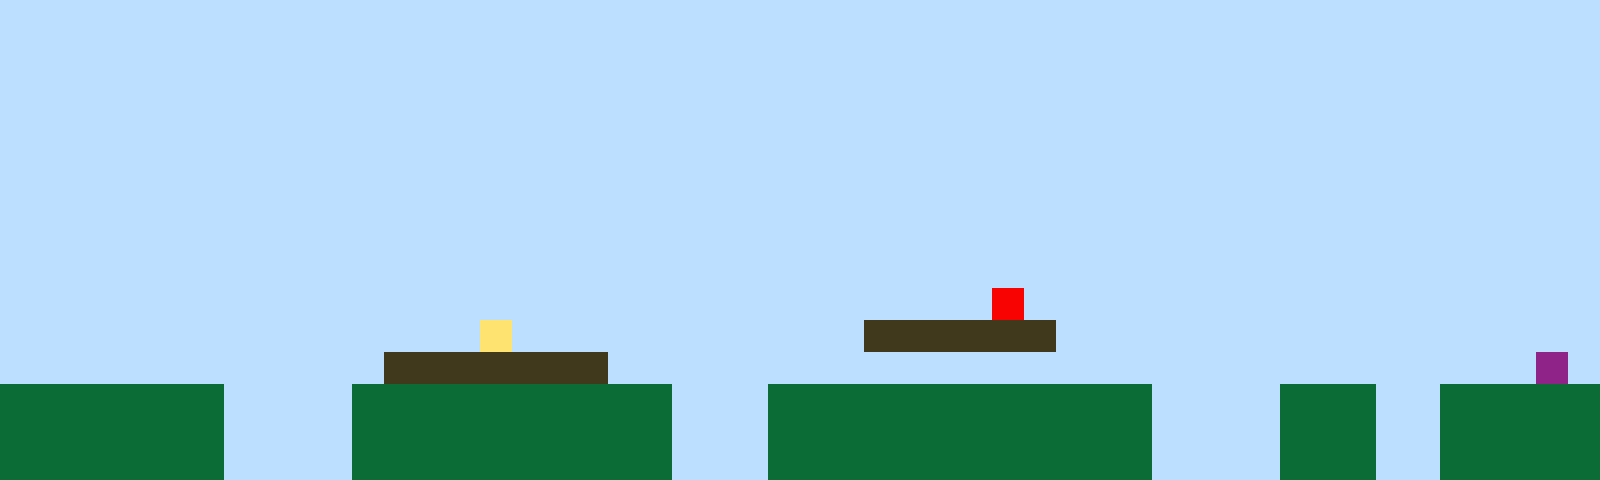

Rendered tile map (Tiled .tmx) drawn with the repository's tilesets; below, a short description and the full map source, tile grids included:
An orthogonal 50x15 tile map with 32x32 px tiles, 1 tile layer (Tile Layer 1).

<map version="1.10" tiledversion="1.11.2" orientation="orthogonal" renderorder="right-up" width="50" height="15" tilewidth="32" tileheight="32" infinite="0" nextlayerid="2" nextobjectid="1"><editorsettings><export target="map1.csv" format="csv" /></editorsettings><tileset firstgid="1" name="sprites" tilewidth="32" tileheight="32" tilecount="6" columns="3"><image source="sprites.png" width="96" height="64" /></tileset><layer id="1" name="Tile Layer 1" width="50" height="15"><data encoding="csv">1,1,1,1,1,1,1,1,1,1,1,1,1,1,1,1,1,1,1,1,1,1,1,1,1,1,1,1,1,1,1,1,1,1,1,1,1,1,1,1,1,1,1,1,1,1,1,1,1,1,1,1,1,1,1,1,1,1,1,1,1,1,1,1,1,1,1,1,1,1,1,1,1,1,1,1,1,1,1,1,1,1,1,1,1,1,1,1,1,1,1,1,1,1,1,1,1,1,1,1,1,1,1,1,1,1,1,1,1,1,1,1,1,1,1,1,1,1,1,1,1,1,1,1,1,1,1,1,1,1,1,1,1,1,1,1,1,1,1,1,1,1,1,1,1,1,1,1,1,1,1,1,1,1,1,1,1,1,1,1,1,1,1,1,1,1,1,1,1,1,1,1,1,1,1,1,1,1,1,1,1,1,1,1,1,1,1,1,1,1,1,1,1,1,1,1,1,1,1,1,1,1,1,1,1,1,1,1,1,1,1,1,1,1,1,1,1,1,1,1,1,1,1,1,1,1,1,1,1,1,1,1,1,1,1,1,1,1,1,1,1,1,1,1,1,1,1,1,1,1,1,1,1,1,1,1,1,1,1,1,1,1,1,1,1,1,1,1,1,1,1,1,1,1,1,1,1,1,1,1,1,1,1,1,1,1,1,1,1,1,1,1,1,1,1,1,1,1,1,1,1,1,1,1,1,1,1,1,1,1,1,1,1,1,1,1,1,1,1,1,1,1,1,1,1,1,1,1,1,1,1,1,1,1,1,1,1,1,1,1,1,1,1,1,1,1,1,1,1,1,1,1,1,1,1,1,1,1,1,1,1,1,1,1,1,1,1,1,1,1,1,1,1,1,1,1,1,1,1,1,1,1,1,1,1,1,1,1,1,1,1,1,1,1,1,1,1,1,1,1,1,1,1,1,1,1,1,1,1,1,1,1,1,1,1,1,1,1,1,1,1,1,1,1,1,1,1,1,1,1,1,1,1,1,1,1,1,1,1,1,1,1,1,1,1,1,1,1,1,1,1,1,1,1,1,1,1,1,1,1,1,1,1,1,1,1,1,1,1,1,1,1,1,1,1,1,1,1,1,1,1,5,1,1,1,1,1,1,1,1,1,1,1,1,1,1,1,1,1,1,1,1,1,1,1,1,1,1,1,1,1,1,1,1,1,4,1,1,1,1,1,1,1,1,1,1,1,3,3,3,3,3,3,1,1,1,1,1,1,1,1,1,1,1,1,1,1,1,1,1,1,1,1,1,1,1,1,1,1,1,1,1,3,3,3,3,3,3,3,1,1,1,1,1,1,1,1,1,1,1,1,1,1,1,1,1,1,1,1,1,1,1,1,1,1,1,1,1,6,1,2,2,2,2,2,2,2,1,1,1,1,2,2,2,2,2,2,2,2,2,2,1,1,1,2,2,2,2,2,2,2,2,2,2,2,2,1,1,1,1,2,2,2,1,1,2,2,2,2,2,2,2,2,2,2,2,2,1,1,1,1,2,2,2,2,2,2,2,2,2,2,1,1,1,2,2,2,2,2,2,2,2,2,2,2,2,1,1,1,1,2,2,2,1,1,2,2,2,2,2,2,2,2,2,2,2,2,1,1,1,1,2,2,2,2,2,2,2,2,2,2,1,1,1,2,2,2,2,2,2,2,2,2,2,2,2,1,1,1,1,2,2,2,1,1,2,2,2,2,2</data></layer></map>
